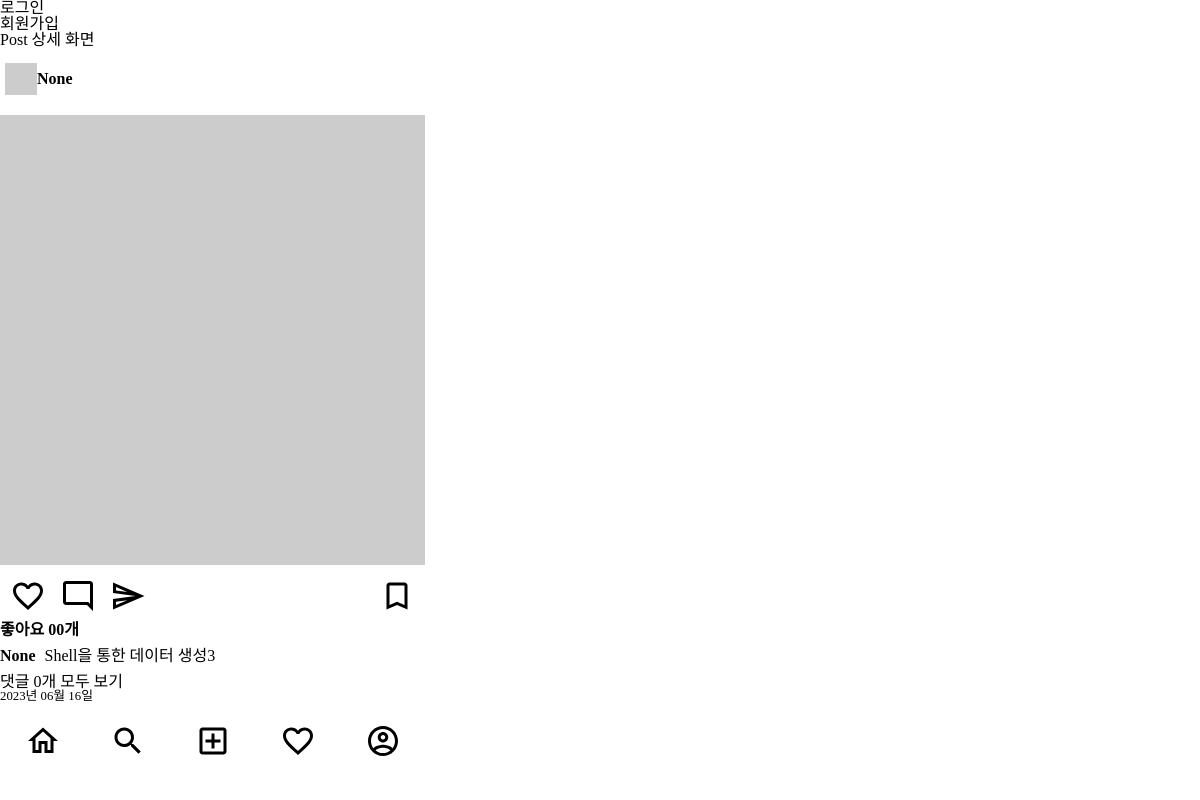
The page /posts/3/ on the database as committed earlier.
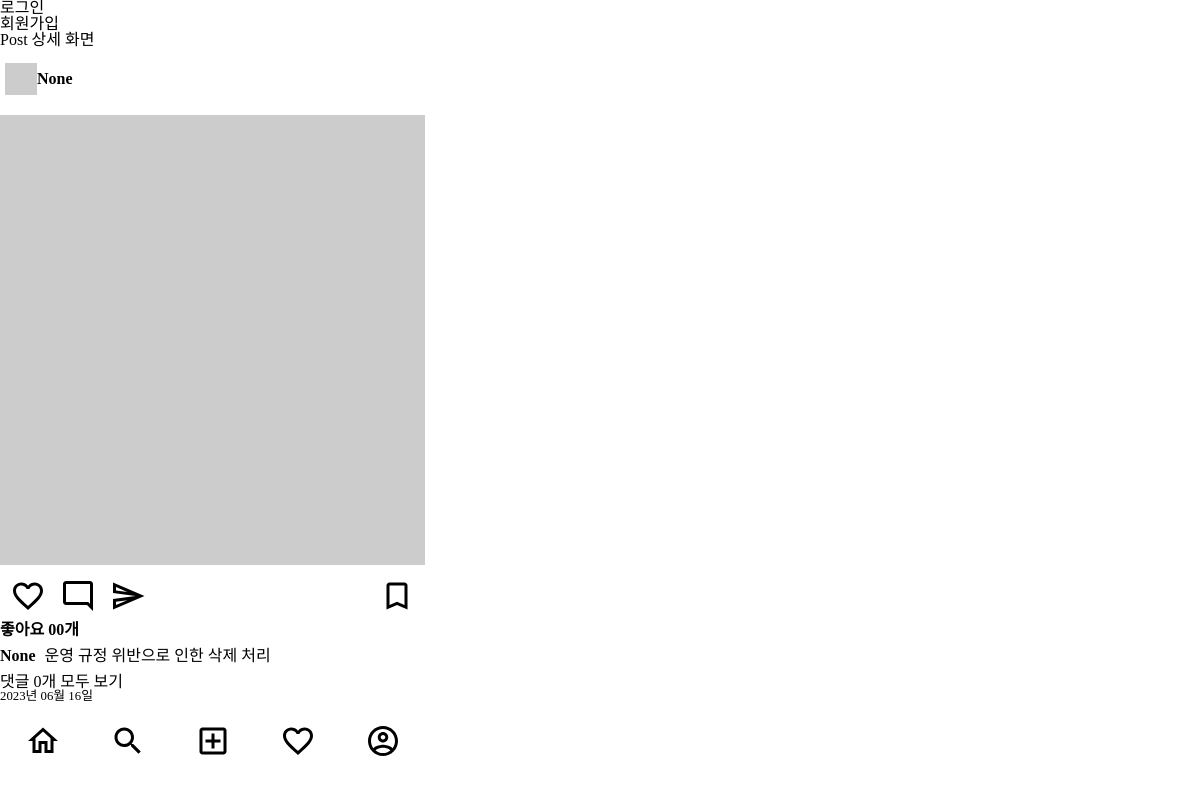
The same page on the database as committed later.
### posts/models.py (models this page shows)
class Post(models.Model):
    image = models.ImageField(verbose_name='이미지', null=True, blank=True)
    content = models.TextField(verbose_name='내용')
    created_at = models.DateTimeField(verbose_name='작성일', auto_now_add=True)
    view_count = models.IntegerField(verbose_name='조회수', default=0)
    writer = models.ForeignKey(to=User, on_delete=models.CASCADE, null=True, blank=True)

### posts/views.py (the view)
# urls.py: path('<int:id>/', post_detail_view, name='post-detail'),
def post_detail_view(request, id):
    try:
        post = Post.objects.get(id=id)
    except Post.DoesNotExist:
        return redirect('index')
    context = {
        'post': post,
    }
    return render(request, 'posts/post_detail.html', context)

### templates/posts/post_detail.html (shortened to what this page needs)
{% extends 'base.html' %}
{% block content %}
<h1>Post 상세 화면</h1>
{% include 'mixin/posts/post_card.html' with detail=True %}
{% endblock%}

### templates/mixin/posts/post_card.html (shortened to what this page needs)
{% load static %}
<div class="card">
    <div class="card__header">
        <img src="http://via.placeholder.com/32x32" alt="프로필이미지">
        <a href="#">
            <span class="card__user-name">{{ post.writer }}</span>
        </a>
    </div>
    <div class="card__body">
        <div>
            {% if post.image %}
                <img class="card__image" src="{{ post.image.url }}" alt="카드이미지">
            {% else %}
                <img class="card__image" src="http://via.placeholder.com/600x600" alt="카드이미지">
            {% endif %}
        </div>
        <div class="card__btn-group">
            <div>
                <img class="card__btn" src="{% static 'icons/favorite_outlined_black_36dp.svg' %}" alt="좋아요">
                <img class="card__btn" src="{% static 'icons/mode_comment_outlined_black_36dp.svg' %}" alt="댓글">
                <img class="card__btn" src="{% static 'icons/send_outlined_black_36dp.svg' %}" alt="공유하기">
            </div>
            <div>
                <img class="card__btn" src="{% static 'icons/bookmark_outlined_black_36dp.svg' %}" alt="북마크">
            </div>
        </div>
        <div class="card__content">
            <span class="card__like-num">좋아요 00개</span>
            <div class="card__main-text">
                <p><span class="card__user-name">{{ post.writer }}</span>
                    {% if not detail %}
                        {{post.content|truncatechars:35}}
                    {% else %}
                        {{post.content }}
                    {% endif %}
                </p>
            </div>
            <div>
                <p>댓글 {{ post.comment_set.all.count }}개 모두 보기</p>
                <p class="card__created-at">{{ post.created_at|date:"Y년 m월 d일" }}</p>
            </div>
        </div>
    </div>
</div>

Rows that differ between the two databases and show on the page:
changed Post "None": content "Shell을 통한 데이터 생성3" → "운영 규정 위반으로 인한 삭제 처리"
